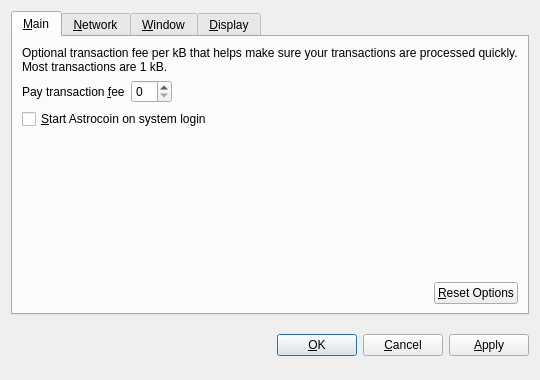
<?xml version="1.0" encoding="UTF-8"?>
<ui version="4.0">
 <class>OptionsDialog</class>
 <widget class="QDialog" name="OptionsDialog">
  <property name="geometry">
   <rect>
    <x>0</x>
    <y>0</y>
    <width>540</width>
    <height>380</height>
   </rect>
  </property>
  <property name="windowTitle">
   <string>Options</string>
  </property>
  <property name="modal">
   <bool>true</bool>
  </property>
  <layout class="QVBoxLayout" name="verticalLayout">
   <item>
    <widget class="QTabWidget" name="tabWidget">
     <property name="tabPosition">
      <enum>QTabWidget::North</enum>
     </property>
     <property name="currentIndex">
      <number>0</number>
     </property>
     <widget class="QWidget" name="tabMain">
      <attribute name="title">
       <string>&amp;Main</string>
      </attribute>
      <layout class="QVBoxLayout" name="verticalLayout_Main">
       <item>
        <widget class="QLabel" name="transactionFeeInfoLabel">
         <property name="text">
          <string>Optional transaction fee per kB that helps make sure your transactions are processed quickly. Most transactions are 1 kB.</string>
         </property>
         <property name="textFormat">
          <enum>Qt::PlainText</enum>
         </property>
         <property name="wordWrap">
          <bool>true</bool>
         </property>
        </widget>
       </item>
       <item>
        <layout class="QHBoxLayout" name="horizontalLayout_1_Main">
         <item>
          <widget class="QLabel" name="transactionFeeLabel">
           <property name="text">
            <string>Pay transaction &amp;fee</string>
           </property>
           <property name="textFormat">
            <enum>Qt::PlainText</enum>
           </property>
           <property name="buddy">
            <cstring>transactionFee</cstring>
           </property>
          </widget>
         </item>
         <item>
          <widget class="BitcoinAmountField" name="transactionFee"/>
         </item>
         <item>
          <spacer name="horizontalSpacer_1_Main">
           <property name="orientation">
            <enum>Qt::Horizontal</enum>
           </property>
           <property name="sizeHint" stdset="0">
            <size>
             <width>40</width>
             <height>20</height>
            </size>
           </property>
          </spacer>
         </item>
        </layout>
       </item>
       <item>
        <widget class="QCheckBox" name="bitcoinAtStartup">
         <property name="toolTip">
          <string>Automatically start Astrocoin after logging in to the system.</string>
         </property>
         <property name="text">
          <string>&amp;Start Astrocoin on system login</string>
         </property>
        </widget>
       </item>
       <item>
        <spacer name="verticalSpacer_Main">
         <property name="orientation">
          <enum>Qt::Vertical</enum>
         </property>
         <property name="sizeHint" stdset="0">
          <size>
           <width>20</width>
           <height>40</height>
          </size>
         </property>
        </spacer>
       </item>
       <item>
        <layout class="QHBoxLayout" name="horizontalLayout_2_Main">
         <item>
          <spacer name="horizontalSpacer_2_Main">
           <property name="orientation">
            <enum>Qt::Horizontal</enum>
           </property>
           <property name="sizeHint" stdset="0">
            <size>
             <width>40</width>
             <height>20</height>
            </size>
           </property>
          </spacer>
         </item>
         <item>
          <widget class="QPushButton" name="resetButton">
           <property name="toolTip">
            <string>Reset all client options to default.</string>
           </property>
           <property name="text">
            <string>&amp;Reset Options</string>
           </property>
           <property name="autoDefault">
            <bool>false</bool>
           </property>
          </widget>
         </item>
        </layout>
       </item>
      </layout>
     </widget>
     <widget class="QWidget" name="tabNetwork">
      <attribute name="title">
       <string>&amp;Network</string>
      </attribute>
      <layout class="QVBoxLayout" name="verticalLayout_Network">
       <item>
        <widget class="QCheckBox" name="mapPortUpnp">
         <property name="toolTip">
          <string>Automatically open the Astrocoin client port on the router. This only works when your router supports UPnP and it is enabled.</string>
         </property>
         <property name="text">
          <string>Map port using &amp;UPnP</string>
         </property>
        </widget>
       </item>
       <item>
        <widget class="QCheckBox" name="connectSocks">
         <property name="toolTip">
          <string>Connect to the Astrocoin network through a SOCKS proxy (e.g. when connecting through Tor).</string>
         </property>
         <property name="text">
          <string>&amp;Connect through SOCKS proxy:</string>
         </property>
        </widget>
       </item>
       <item>
        <layout class="QHBoxLayout" name="horizontalLayout_Network">
         <item>
          <widget class="QLabel" name="proxyIpLabel">
           <property name="text">
            <string>Proxy &amp;IP:</string>
           </property>
           <property name="textFormat">
            <enum>Qt::PlainText</enum>
           </property>
           <property name="buddy">
            <cstring>proxyIp</cstring>
           </property>
          </widget>
         </item>
         <item>
          <widget class="QValidatedLineEdit" name="proxyIp">
           <property name="maximumSize">
            <size>
             <width>140</width>
             <height>16777215</height>
            </size>
           </property>
           <property name="toolTip">
            <string>IP address of the proxy (e.g. 127.0.0.1)</string>
           </property>
          </widget>
         </item>
         <item>
          <widget class="QLabel" name="proxyPortLabel">
           <property name="text">
            <string>&amp;Port:</string>
           </property>
           <property name="textFormat">
            <enum>Qt::PlainText</enum>
           </property>
           <property name="buddy">
            <cstring>proxyPort</cstring>
           </property>
          </widget>
         </item>
         <item>
          <widget class="QLineEdit" name="proxyPort">
           <property name="maximumSize">
            <size>
             <width>55</width>
             <height>16777215</height>
            </size>
           </property>
           <property name="toolTip">
            <string>Port of the proxy (e.g. 9050)</string>
           </property>
          </widget>
         </item>
         <item>
          <widget class="QLabel" name="socksVersionLabel">
           <property name="text">
            <string>SOCKS &amp;Version:</string>
           </property>
           <property name="textFormat">
            <enum>Qt::PlainText</enum>
           </property>
           <property name="buddy">
            <cstring>socksVersion</cstring>
           </property>
          </widget>
         </item>
         <item>
          <widget class="QValueComboBox" name="socksVersion">
           <property name="toolTip">
            <string>SOCKS version of the proxy (e.g. 5)</string>
           </property>
          </widget>
         </item>
         <item>
          <spacer name="horizontalSpacer_Network">
           <property name="orientation">
            <enum>Qt::Horizontal</enum>
           </property>
           <property name="sizeHint" stdset="0">
            <size>
             <width>40</width>
             <height>20</height>
            </size>
           </property>
          </spacer>
         </item>
        </layout>
       </item>
       <item>
        <spacer name="verticalSpacer_Network">
         <property name="orientation">
          <enum>Qt::Vertical</enum>
         </property>
         <property name="sizeHint" stdset="0">
          <size>
           <width>20</width>
           <height>40</height>
          </size>
         </property>
        </spacer>
       </item>
      </layout>
     </widget>
     <widget class="QWidget" name="tabWindow">
      <attribute name="title">
       <string>&amp;Window</string>
      </attribute>
      <layout class="QVBoxLayout" name="verticalLayout_Window">
       <item>
        <widget class="QCheckBox" name="minimizeToTray">
         <property name="toolTip">
          <string>Show only a tray icon after minimizing the window.</string>
         </property>
         <property name="text">
          <string>&amp;Minimize to the tray instead of the taskbar</string>
         </property>
        </widget>
       </item>
       <item>
        <widget class="QCheckBox" name="minimizeOnClose">
         <property name="toolTip">
          <string>Minimize instead of exit the application when the window is closed. When this option is enabled, the application will be closed only after selecting Quit in the menu.</string>
         </property>
         <property name="text">
          <string>M&amp;inimize on close</string>
         </property>
        </widget>
       </item>
       <item>
        <spacer name="verticalSpacer_Window">
         <property name="orientation">
          <enum>Qt::Vertical</enum>
         </property>
         <property name="sizeHint" stdset="0">
          <size>
           <width>20</width>
           <height>40</height>
          </size>
         </property>
        </spacer>
       </item>
      </layout>
     </widget>
     <widget class="QWidget" name="tabDisplay">
      <attribute name="title">
       <string>&amp;Display</string>
      </attribute>
      <layout class="QVBoxLayout" name="verticalLayout_Display">
       <item>
        <layout class="QHBoxLayout" name="horizontalLayout_1_Display">
         <item>
          <widget class="QLabel" name="langLabel">
           <property name="text">
            <string>User Interface &amp;language:</string>
           </property>
           <property name="textFormat">
            <enum>Qt::PlainText</enum>
           </property>
           <property name="buddy">
            <cstring>lang</cstring>
           </property>
          </widget>
         </item>
         <item>
          <widget class="QValueComboBox" name="lang">
           <property name="toolTip">
            <string>The user interface language can be set here. This setting will take effect after restarting Astrocoin.</string>
           </property>
          </widget>
         </item>
        </layout>
       </item>
       <item>
        <layout class="QHBoxLayout" name="horizontalLayout_2_Display">
         <item>
          <widget class="QLabel" name="unitLabel">
           <property name="text">
            <string>&amp;Unit to show amounts in:</string>
           </property>
           <property name="textFormat">
            <enum>Qt::PlainText</enum>
           </property>
           <property name="buddy">
            <cstring>unit</cstring>
           </property>
          </widget>
         </item>
         <item>
          <widget class="QValueComboBox" name="unit">
           <property name="toolTip">
            <string>Choose the default subdivision unit to show in the interface and when sending coins.</string>
           </property>
          </widget>
         </item>
        </layout>
       </item>
       <item>
        <widget class="QCheckBox" name="displayAddresses">
         <property name="toolTip">
          <string>Whether to show Astrocoin addresses in the transaction list or not.</string>
         </property>
         <property name="text">
          <string>&amp;Display addresses in transaction list</string>
         </property>
        </widget>
       </item>
       <item>
        <widget class="QCheckBox" name="coinControlFeatures">
         <property name="toolTip">
          <string>Whether to show coin control features or not.</string>
         </property>
         <property name="text">
          <string>Display coin &amp;control features (experts only!)</string>
         </property>
        </widget>
       </item>
       <item>
        <spacer name="verticalSpacer_Display">
         <property name="orientation">
          <enum>Qt::Vertical</enum>
         </property>
         <property name="sizeHint" stdset="0">
          <size>
           <width>20</width>
           <height>40</height>
          </size>
         </property>
        </spacer>
       </item>
      </layout>
     </widget>
    </widget>
   </item>
   <item>
    <layout class="QHBoxLayout" name="horizontalLayout_Buttons">
     <item>
      <spacer name="horizontalSpacer_1">
       <property name="orientation">
        <enum>Qt::Horizontal</enum>
       </property>
       <property name="sizeHint" stdset="0">
        <size>
         <width>40</width>
         <height>48</height>
        </size>
       </property>
      </spacer>
     </item>
     <item>
      <widget class="QLabel" name="statusLabel">
       <property name="font">
        <font>
         <weight>75</weight>
         <bold>true</bold>
        </font>
       </property>
       <property name="text">
        <string/>
       </property>
       <property name="textFormat">
        <enum>Qt::PlainText</enum>
       </property>
       <property name="wordWrap">
        <bool>true</bool>
       </property>
      </widget>
     </item>
     <item>
      <spacer name="horizontalSpacer_2">
       <property name="orientation">
        <enum>Qt::Horizontal</enum>
       </property>
       <property name="sizeHint" stdset="0">
        <size>
         <width>40</width>
         <height>48</height>
        </size>
       </property>
      </spacer>
     </item>
     <item>
      <widget class="QPushButton" name="okButton">
       <property name="text">
        <string>&amp;OK</string>
       </property>
      </widget>
     </item>
     <item>
      <widget class="QPushButton" name="cancelButton">
       <property name="text">
        <string>&amp;Cancel</string>
       </property>
       <property name="autoDefault">
        <bool>false</bool>
       </property>
      </widget>
     </item>
     <item>
      <widget class="QPushButton" name="applyButton">
       <property name="text">
        <string>&amp;Apply</string>
       </property>
       <property name="autoDefault">
        <bool>false</bool>
       </property>
      </widget>
     </item>
    </layout>
   </item>
  </layout>
 </widget>
 <customwidgets>
  <customwidget>
   <class>BitcoinAmountField</class>
   <extends>QSpinBox</extends>
   <header>bitcoinamountfield.h</header>
  </customwidget>
  <customwidget>
   <class>QValueComboBox</class>
   <extends>QComboBox</extends>
   <header>qvaluecombobox.h</header>
  </customwidget>
  <customwidget>
   <class>QValidatedLineEdit</class>
   <extends>QLineEdit</extends>
   <header>qvalidatedlineedit.h</header>
  </customwidget>
 </customwidgets>
 <resources/>
 <connections/>
</ui>
